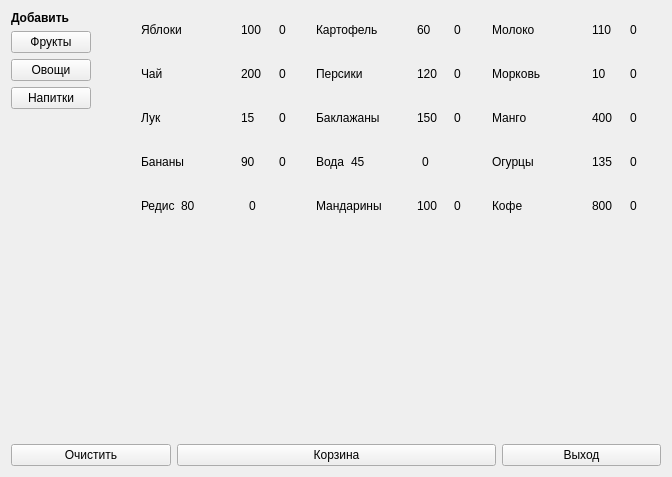
<?xml version="1.0" encoding="UTF-8"?>
<ui version="4.0">
 <class>Selector</class>
 <widget class="QMainWindow" name="Selector">
  <property name="geometry">
   <rect>
    <x>0</x>
    <y>0</y>
    <width>672</width>
    <height>477</height>
   </rect>
  </property>
  <property name="windowTitle">
   <string>Лавка</string>
  </property>
  <widget class="QWidget" name="centralWidget">
   <layout class="QVBoxLayout" name="verticalLayout_2">
    <item>
     <layout class="QHBoxLayout" name="horizontalLayout_2">
      <property name="spacing">
       <number>50</number>
      </property>
      <item>
       <layout class="QVBoxLayout" name="verticalLayout">
        <item>
         <widget class="QLabel" name="label">
          <property name="sizePolicy">
           <sizepolicy hsizetype="Maximum" vsizetype="Maximum">
            <horstretch>0</horstretch>
            <verstretch>0</verstretch>
           </sizepolicy>
          </property>
          <property name="font">
           <font>
            <bold>true</bold>
           </font>
          </property>
          <property name="text">
           <string>Добавить</string>
          </property>
         </widget>
        </item>
        <item>
         <widget class="QPushButton" name="pb_fruit">
          <property name="text">
           <string>Фрукты</string>
          </property>
         </widget>
        </item>
        <item>
         <widget class="QPushButton" name="pb_vegetable">
          <property name="text">
           <string>Овощи</string>
          </property>
         </widget>
        </item>
        <item>
         <widget class="QPushButton" name="pb_drink">
          <property name="text">
           <string>Напитки</string>
          </property>
         </widget>
        </item>
        <item>
         <spacer name="verticalSpacer">
          <property name="orientation">
           <enum>Qt::Vertical</enum>
          </property>
          <property name="sizeHint" stdset="0">
           <size>
            <width>20</width>
            <height>40</height>
           </size>
          </property>
         </spacer>
        </item>
       </layout>
      </item>
      <item>
       <layout class="QGridLayout" name="gridLayout">
        <item row="4" column="0">
         <layout class="QHBoxLayout" name="horizontalLayout_17" stretch="0,1,1">
          <item>
           <widget class="ClickableLabel" name="lbl_item_15">
            <property name="sizePolicy">
             <sizepolicy hsizetype="Preferred" vsizetype="Preferred">
              <horstretch>0</horstretch>
              <verstretch>0</verstretch>
             </sizepolicy>
            </property>
            <property name="text">
             <string>Редис</string>
            </property>
           </widget>
          </item>
          <item>
           <widget class="QLabel" name="lbl_cost_15">
            <property name="text">
             <string>80</string>
            </property>
           </widget>
          </item>
          <item>
           <widget class="QLabel" name="lbl_q_15">
            <property name="sizePolicy">
             <sizepolicy hsizetype="Preferred" vsizetype="Preferred">
              <horstretch>0</horstretch>
              <verstretch>0</verstretch>
             </sizepolicy>
            </property>
            <property name="text">
             <string>0</string>
            </property>
           </widget>
          </item>
         </layout>
        </item>
        <item row="1" column="0">
         <layout class="QHBoxLayout" name="horizontalLayout_8" stretch="3,1,1">
          <item>
           <widget class="ClickableLabel" name="lbl_item_6">
            <property name="sizePolicy">
             <sizepolicy hsizetype="Preferred" vsizetype="Preferred">
              <horstretch>0</horstretch>
              <verstretch>0</verstretch>
             </sizepolicy>
            </property>
            <property name="text">
             <string>Чай</string>
            </property>
           </widget>
          </item>
          <item>
           <widget class="QLabel" name="lbl_cost_6">
            <property name="text">
             <string>200</string>
            </property>
           </widget>
          </item>
          <item>
           <widget class="QLabel" name="lbl_q_6">
            <property name="sizePolicy">
             <sizepolicy hsizetype="Preferred" vsizetype="Preferred">
              <horstretch>0</horstretch>
              <verstretch>0</verstretch>
             </sizepolicy>
            </property>
            <property name="text">
             <string>0</string>
            </property>
           </widget>
          </item>
         </layout>
        </item>
        <item row="3" column="0">
         <layout class="QHBoxLayout" name="horizontalLayout_14" stretch="3,1,1">
          <item>
           <widget class="ClickableLabel" name="lbl_item_12">
            <property name="sizePolicy">
             <sizepolicy hsizetype="Preferred" vsizetype="Preferred">
              <horstretch>0</horstretch>
              <verstretch>0</verstretch>
             </sizepolicy>
            </property>
            <property name="text">
             <string>Бананы</string>
            </property>
           </widget>
          </item>
          <item>
           <widget class="QLabel" name="lbl_cost_12">
            <property name="text">
             <string>90</string>
            </property>
           </widget>
          </item>
          <item>
           <widget class="QLabel" name="lbl_q_12">
            <property name="sizePolicy">
             <sizepolicy hsizetype="Preferred" vsizetype="Preferred">
              <horstretch>0</horstretch>
              <verstretch>0</verstretch>
             </sizepolicy>
            </property>
            <property name="text">
             <string>0</string>
            </property>
           </widget>
          </item>
         </layout>
        </item>
        <item row="0" column="0">
         <layout class="QHBoxLayout" name="horizontalLayout_3" stretch="3,1,1">
          <item>
           <widget class="ClickableLabel" name="lbl_item_1">
            <property name="sizePolicy">
             <sizepolicy hsizetype="Preferred" vsizetype="Preferred">
              <horstretch>0</horstretch>
              <verstretch>0</verstretch>
             </sizepolicy>
            </property>
            <property name="text">
             <string>Яблоки</string>
            </property>
           </widget>
          </item>
          <item>
           <widget class="QLabel" name="lbl_cost_1">
            <property name="text">
             <string>100</string>
            </property>
           </widget>
          </item>
          <item>
           <widget class="QLabel" name="lbl_q_1">
            <property name="sizePolicy">
             <sizepolicy hsizetype="Preferred" vsizetype="Preferred">
              <horstretch>0</horstretch>
              <verstretch>0</verstretch>
             </sizepolicy>
            </property>
            <property name="text">
             <string>0</string>
            </property>
           </widget>
          </item>
         </layout>
        </item>
        <item row="0" column="1">
         <layout class="QHBoxLayout" name="horizontalLayout_4" stretch="3,1,1">
          <item>
           <widget class="ClickableLabel" name="lbl_item_2">
            <property name="sizePolicy">
             <sizepolicy hsizetype="Preferred" vsizetype="Preferred">
              <horstretch>0</horstretch>
              <verstretch>0</verstretch>
             </sizepolicy>
            </property>
            <property name="text">
             <string>Картофель</string>
            </property>
           </widget>
          </item>
          <item>
           <widget class="QLabel" name="lbl_cost_2">
            <property name="text">
             <string>60</string>
            </property>
           </widget>
          </item>
          <item>
           <widget class="QLabel" name="lbl_q_2">
            <property name="sizePolicy">
             <sizepolicy hsizetype="Preferred" vsizetype="Preferred">
              <horstretch>0</horstretch>
              <verstretch>0</verstretch>
             </sizepolicy>
            </property>
            <property name="text">
             <string>0</string>
            </property>
           </widget>
          </item>
         </layout>
        </item>
        <item row="3" column="1">
         <layout class="QHBoxLayout" name="horizontalLayout_12" stretch="0,1,1">
          <item>
           <widget class="ClickableLabel" name="lbl_item_10">
            <property name="sizePolicy">
             <sizepolicy hsizetype="Preferred" vsizetype="Preferred">
              <horstretch>0</horstretch>
              <verstretch>0</verstretch>
             </sizepolicy>
            </property>
            <property name="text">
             <string>Вода</string>
            </property>
           </widget>
          </item>
          <item>
           <widget class="QLabel" name="lbl_cost_10">
            <property name="text">
             <string>45</string>
            </property>
           </widget>
          </item>
          <item>
           <widget class="QLabel" name="lbl_q_10">
            <property name="sizePolicy">
             <sizepolicy hsizetype="Preferred" vsizetype="Preferred">
              <horstretch>0</horstretch>
              <verstretch>0</verstretch>
             </sizepolicy>
            </property>
            <property name="text">
             <string>0</string>
            </property>
           </widget>
          </item>
         </layout>
        </item>
        <item row="0" column="2">
         <layout class="QHBoxLayout" name="horizontalLayout_5" stretch="3,1,1">
          <item>
           <widget class="ClickableLabel" name="lbl_item_3">
            <property name="sizePolicy">
             <sizepolicy hsizetype="Preferred" vsizetype="Preferred">
              <horstretch>0</horstretch>
              <verstretch>0</verstretch>
             </sizepolicy>
            </property>
            <property name="text">
             <string>Молоко</string>
            </property>
           </widget>
          </item>
          <item>
           <widget class="QLabel" name="lbl_cost_3">
            <property name="text">
             <string>110</string>
            </property>
           </widget>
          </item>
          <item>
           <widget class="QLabel" name="lbl_q_3">
            <property name="sizePolicy">
             <sizepolicy hsizetype="Preferred" vsizetype="Preferred">
              <horstretch>0</horstretch>
              <verstretch>0</verstretch>
             </sizepolicy>
            </property>
            <property name="text">
             <string>0</string>
            </property>
           </widget>
          </item>
         </layout>
        </item>
        <item row="4" column="2">
         <layout class="QHBoxLayout" name="horizontalLayout_16" stretch="3,1,1">
          <item>
           <widget class="ClickableLabel" name="lbl_item_14">
            <property name="sizePolicy">
             <sizepolicy hsizetype="Preferred" vsizetype="Preferred">
              <horstretch>0</horstretch>
              <verstretch>0</verstretch>
             </sizepolicy>
            </property>
            <property name="text">
             <string>Кофе</string>
            </property>
           </widget>
          </item>
          <item>
           <widget class="QLabel" name="lbl_cost_14">
            <property name="text">
             <string>800</string>
            </property>
           </widget>
          </item>
          <item>
           <widget class="QLabel" name="lbl_q_14">
            <property name="sizePolicy">
             <sizepolicy hsizetype="Preferred" vsizetype="Preferred">
              <horstretch>0</horstretch>
              <verstretch>0</verstretch>
             </sizepolicy>
            </property>
            <property name="text">
             <string>0</string>
            </property>
           </widget>
          </item>
         </layout>
        </item>
        <item row="1" column="2">
         <layout class="QHBoxLayout" name="horizontalLayout_7" stretch="3,1,1">
          <item>
           <widget class="ClickableLabel" name="lbl_item_5">
            <property name="sizePolicy">
             <sizepolicy hsizetype="Preferred" vsizetype="Preferred">
              <horstretch>0</horstretch>
              <verstretch>0</verstretch>
             </sizepolicy>
            </property>
            <property name="text">
             <string>Морковь</string>
            </property>
           </widget>
          </item>
          <item>
           <widget class="QLabel" name="lbl_cost_5">
            <property name="text">
             <string>10</string>
            </property>
           </widget>
          </item>
          <item>
           <widget class="QLabel" name="lbl_q_5">
            <property name="sizePolicy">
             <sizepolicy hsizetype="Preferred" vsizetype="Preferred">
              <horstretch>0</horstretch>
              <verstretch>0</verstretch>
             </sizepolicy>
            </property>
            <property name="text">
             <string>0</string>
            </property>
           </widget>
          </item>
         </layout>
        </item>
        <item row="2" column="2">
         <layout class="QHBoxLayout" name="horizontalLayout_10" stretch="3,1,1">
          <item>
           <widget class="ClickableLabel" name="lbl_item_8">
            <property name="sizePolicy">
             <sizepolicy hsizetype="Preferred" vsizetype="Preferred">
              <horstretch>0</horstretch>
              <verstretch>0</verstretch>
             </sizepolicy>
            </property>
            <property name="text">
             <string>Манго</string>
            </property>
           </widget>
          </item>
          <item>
           <widget class="QLabel" name="lbl_cost_8">
            <property name="text">
             <string>400</string>
            </property>
           </widget>
          </item>
          <item>
           <widget class="QLabel" name="lbl_q_8">
            <property name="sizePolicy">
             <sizepolicy hsizetype="Preferred" vsizetype="Preferred">
              <horstretch>0</horstretch>
              <verstretch>0</verstretch>
             </sizepolicy>
            </property>
            <property name="text">
             <string>0</string>
            </property>
           </widget>
          </item>
         </layout>
        </item>
        <item row="3" column="2">
         <layout class="QHBoxLayout" name="horizontalLayout_13" stretch="3,1,1">
          <item>
           <widget class="ClickableLabel" name="lbl_item_11">
            <property name="sizePolicy">
             <sizepolicy hsizetype="Preferred" vsizetype="Preferred">
              <horstretch>0</horstretch>
              <verstretch>0</verstretch>
             </sizepolicy>
            </property>
            <property name="text">
             <string>Огурцы</string>
            </property>
           </widget>
          </item>
          <item>
           <widget class="QLabel" name="lbl_cost_11">
            <property name="text">
             <string>135</string>
            </property>
           </widget>
          </item>
          <item>
           <widget class="QLabel" name="lbl_q_11">
            <property name="sizePolicy">
             <sizepolicy hsizetype="Preferred" vsizetype="Preferred">
              <horstretch>0</horstretch>
              <verstretch>0</verstretch>
             </sizepolicy>
            </property>
            <property name="text">
             <string>0</string>
            </property>
           </widget>
          </item>
         </layout>
        </item>
        <item row="4" column="1">
         <layout class="QHBoxLayout" name="horizontalLayout_15" stretch="3,1,1">
          <item>
           <widget class="ClickableLabel" name="lbl_item_13">
            <property name="sizePolicy">
             <sizepolicy hsizetype="Preferred" vsizetype="Preferred">
              <horstretch>0</horstretch>
              <verstretch>0</verstretch>
             </sizepolicy>
            </property>
            <property name="text">
             <string>Мандарины</string>
            </property>
           </widget>
          </item>
          <item>
           <widget class="QLabel" name="lbl_cost_13">
            <property name="text">
             <string>100</string>
            </property>
           </widget>
          </item>
          <item>
           <widget class="QLabel" name="lbl_q_13">
            <property name="sizePolicy">
             <sizepolicy hsizetype="Preferred" vsizetype="Preferred">
              <horstretch>0</horstretch>
              <verstretch>0</verstretch>
             </sizepolicy>
            </property>
            <property name="text">
             <string>0</string>
            </property>
           </widget>
          </item>
         </layout>
        </item>
        <item row="2" column="0">
         <layout class="QHBoxLayout" name="horizontalLayout_11" stretch="3,1,1">
          <item>
           <widget class="ClickableLabel" name="lbl_item_9">
            <property name="sizePolicy">
             <sizepolicy hsizetype="Preferred" vsizetype="Preferred">
              <horstretch>0</horstretch>
              <verstretch>0</verstretch>
             </sizepolicy>
            </property>
            <property name="text">
             <string>Лук</string>
            </property>
           </widget>
          </item>
          <item>
           <widget class="QLabel" name="lbl_cost_9">
            <property name="text">
             <string>15</string>
            </property>
           </widget>
          </item>
          <item>
           <widget class="QLabel" name="lbl_q_9">
            <property name="sizePolicy">
             <sizepolicy hsizetype="Preferred" vsizetype="Preferred">
              <horstretch>0</horstretch>
              <verstretch>0</verstretch>
             </sizepolicy>
            </property>
            <property name="text">
             <string>0</string>
            </property>
           </widget>
          </item>
         </layout>
        </item>
        <item row="1" column="1">
         <layout class="QHBoxLayout" name="horizontalLayout_6" stretch="3,1,1">
          <item>
           <widget class="ClickableLabel" name="lbl_item_4">
            <property name="sizePolicy">
             <sizepolicy hsizetype="Preferred" vsizetype="Preferred">
              <horstretch>0</horstretch>
              <verstretch>0</verstretch>
             </sizepolicy>
            </property>
            <property name="text">
             <string>Персики</string>
            </property>
           </widget>
          </item>
          <item>
           <widget class="QLabel" name="lbl_cost_4">
            <property name="text">
             <string>120</string>
            </property>
           </widget>
          </item>
          <item>
           <widget class="QLabel" name="lbl_q_4">
            <property name="sizePolicy">
             <sizepolicy hsizetype="Preferred" vsizetype="Preferred">
              <horstretch>0</horstretch>
              <verstretch>0</verstretch>
             </sizepolicy>
            </property>
            <property name="text">
             <string>0</string>
            </property>
           </widget>
          </item>
         </layout>
        </item>
        <item row="2" column="1">
         <layout class="QHBoxLayout" name="horizontalLayout_9" stretch="3,1,1">
          <item>
           <widget class="ClickableLabel" name="lbl_item_7">
            <property name="sizePolicy">
             <sizepolicy hsizetype="Preferred" vsizetype="Preferred">
              <horstretch>0</horstretch>
              <verstretch>0</verstretch>
             </sizepolicy>
            </property>
            <property name="text">
             <string>Баклажаны</string>
            </property>
           </widget>
          </item>
          <item>
           <widget class="QLabel" name="lbl_cost_7">
            <property name="text">
             <string>150</string>
            </property>
           </widget>
          </item>
          <item>
           <widget class="QLabel" name="lbl_q_7">
            <property name="sizePolicy">
             <sizepolicy hsizetype="Preferred" vsizetype="Preferred">
              <horstretch>0</horstretch>
              <verstretch>0</verstretch>
             </sizepolicy>
            </property>
            <property name="text">
             <string>0</string>
            </property>
           </widget>
          </item>
         </layout>
        </item>
       </layout>
      </item>
     </layout>
    </item>
    <item>
     <spacer name="verticalSpacer_2">
      <property name="orientation">
       <enum>Qt::Vertical</enum>
      </property>
      <property name="sizeHint" stdset="0">
       <size>
        <width>20</width>
        <height>40</height>
       </size>
      </property>
     </spacer>
    </item>
    <item>
     <layout class="QHBoxLayout" name="horizontalLayout" stretch="1,2,1">
      <item>
       <widget class="QPushButton" name="btn_clear">
        <property name="text">
         <string>Очистить</string>
        </property>
       </widget>
      </item>
      <item>
       <widget class="QPushButton" name="btn_cart">
        <property name="text">
         <string>Корзина</string>
        </property>
       </widget>
      </item>
      <item>
       <widget class="QPushButton" name="btn_exit">
        <property name="text">
         <string>Выход</string>
        </property>
       </widget>
      </item>
     </layout>
    </item>
   </layout>
  </widget>
 </widget>
 <layoutdefault spacing="6" margin="11"/>
 <customwidgets>
  <customwidget>
   <class>ClickableLabel</class>
   <extends>QLabel</extends>
   <header>clickablelabel.h</header>
  </customwidget>
 </customwidgets>
 <resources/>
 <connections>
  <connection>
   <sender>btn_exit</sender>
   <signal>clicked()</signal>
   <receiver>Selector</receiver>
   <slot>close()</slot>
   <hints>
    <hint type="sourcelabel">
     <x>639</x>
     <y>378</y>
    </hint>
    <hint type="destinationlabel">
     <x>368</x>
     <y>203</y>
    </hint>
   </hints>
  </connection>
 </connections>
</ui>
